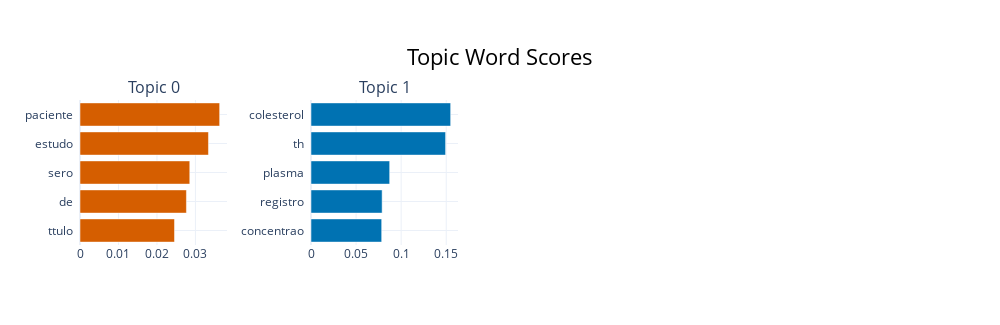

The cell this chart's notebook holds for it:
### Code cell
topic_model.visualize_barchart()

### Figure 1 — Plotly figure (JSON) as saved in the notebook; plotly's stock layout.template omitted (floating-point values rounded to 4 significant figures)
{"data": [{"marker": {"color": "#D55E00"}, "orientation": "h", "type": "bar", "x": [0.02456, 0.02766, 0.02853, 0.03339, 0.0363], "xaxis": "x", "y": ["ttulo  ", "de  ", "sero  ", "estudo  ", "paciente  "], "yaxis": "y"}, {"marker": {"color": "#0072B2"}, "orientation": "h", "type": "bar", "x": [0.07839, 0.0789, 0.08725, 0.1493, 0.1549], "xaxis": "x2", "y": ["concentrao  ", "registro  ", "plasma  ", "th  ", "colesterol  "], "yaxis": "y2"}], "layout": {"annotations": [{"font": {"size": 16}, "showarrow": false, "text": "Topic 0", "x": 0.0875, "xanchor": "center", "xref": "paper", "y": 1, "yanchor": "bottom", "yref": "paper"}, {"font": {"size": 16}, "showarrow": false, "text": "Topic 1", "x": 0.3625, "xanchor": "center", "xref": "paper", "y": 1, "yanchor": "bottom", "yref": "paper"}], "height": 325, "hoverlabel": {"bgcolor": "white", "font": {"family": "Rockwell", "size": 16}}, "showlegend": false, "title": {"font": {"color": "Black", "size": 22}, "text": "Topic Word Scores", "x": 0.5, "xanchor": "center", "yanchor": "top"}, "width": 1000, "xaxis": {"anchor": "y", "domain": [0, 0.175], "showgrid": true}, "xaxis2": {"anchor": "y2", "domain": [0.275, 0.45], "showgrid": true}, "xaxis3": {"anchor": "y3", "domain": [0.55, 0.725], "showgrid": true}, "xaxis4": {"anchor": "y4", "domain": [0.825, 1], "showgrid": true}, "yaxis": {"anchor": "x", "domain": [0, 1], "showgrid": true}, "yaxis2": {"anchor": "x2", "domain": [0, 1], "showgrid": true}, "yaxis3": {"anchor": "x3", "domain": [0, 1], "showgrid": true}, "yaxis4": {"anchor": "x4", "domain": [0, 1], "showgrid": true}}}
